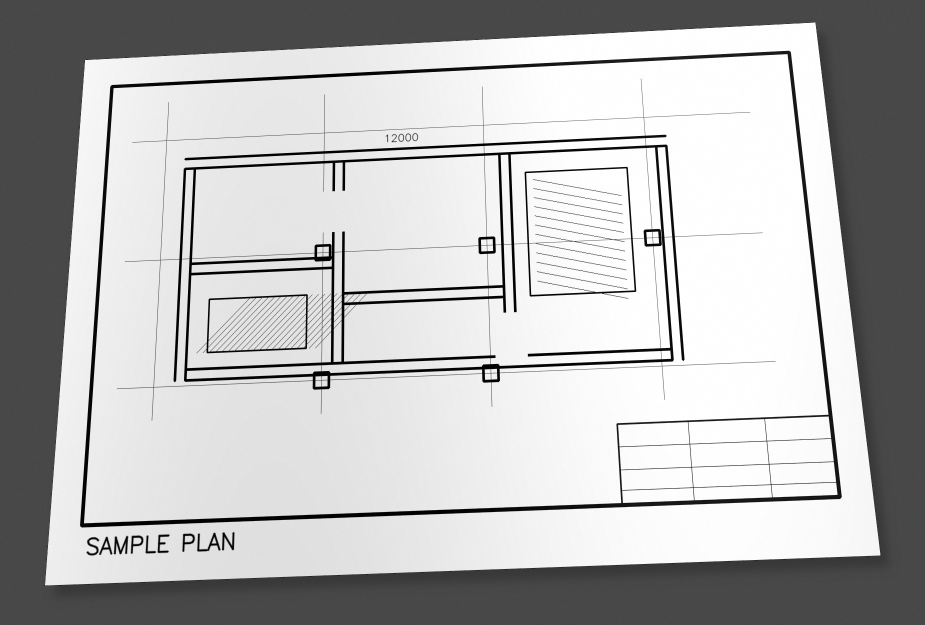
#> input picture cad_photo_to_dxf/dist/CADPhotoToDXF/_internal/samples/test.jpg, 1850 x 1250 px (shown at 1/2 size)
$ python -i source_presentation.py   (imports and definitions only)
#> lines starting #> are read from the running program, lines starting #| are printed output that depends on the picture; after the words box and inside, x2 and y2 are one past the last pixel; in counts of white or black regions, pixels touching at a corner belong together
"""Bounded source-backed presentation, downstream of structural authority.

No OCR semantics or symbol vocabulary. Ambiguous ink remains in its existing
representation; a dark bridge alone never authorizes merging wall boundaries.
"""

from dataclasses import replace
from collections import Counter
from math import hypot

import cv2
import numpy as np

from app.ocr.logo_detection import LogoRegion


LINEWEIGHTS = {"HAIRLINE": 13, "THIN": 25, "MEDIUM": 50, "THICK": 100}


# [49 lines left out: function source_fill_records, not called in this run]


def source_orientation_graphics(gray):
    """Isolated round emblem with a substantial asymmetric filled interior.

    A ring containing ordinary text has no broad filled core. A box, shaft or
    grid junction has no circular perimeter and isolated surrounding paper.
    Nearby detached ink is owned only inside the isolated object's scale-bound
    neighbourhood (e.g. the direction label); no character is recognized.
    """
    # Faint anti-aliased perimeter pixels may establish connectivity; the
    # substantial filled-core test still uses dark source ink below 128.
    ink = (gray < 240).astype(np.uint8)
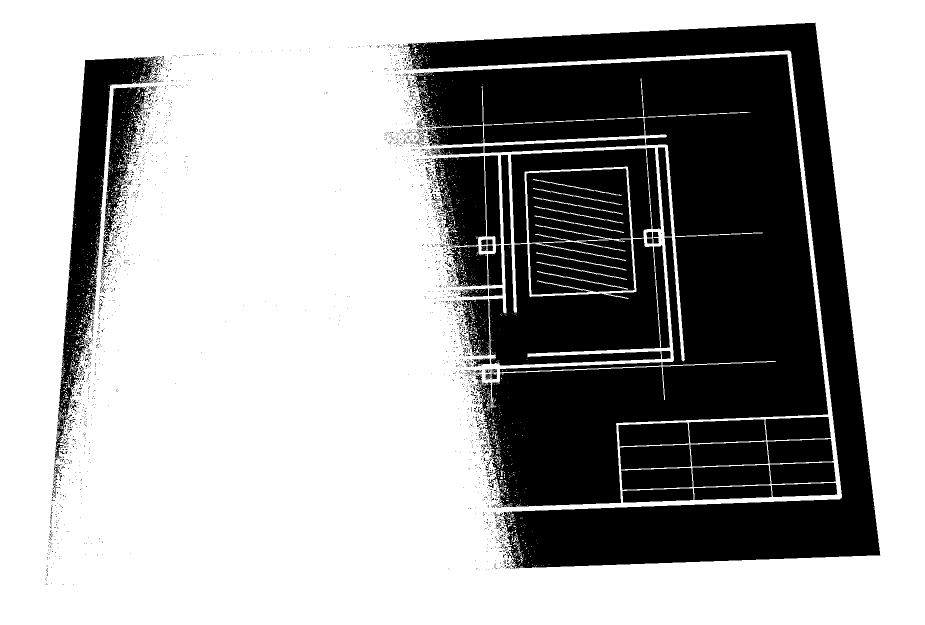
#> ink: shape (1250, 1850) (shown at 1/2 size); values 0 (black) and 1 (white), 64.9% white; 2340 black regions (2204 under 20 px), largest, box (x1, y1, x2, y2) and area: (814, 109, 1656, 1014) 331594, (807, 45, 1761, 1137) 178924, (978, 477, 1322, 731) 51338
    proposal = ink
    count, labels, stats, centers = cv2.connectedComponentsWithStats(proposal, 8)
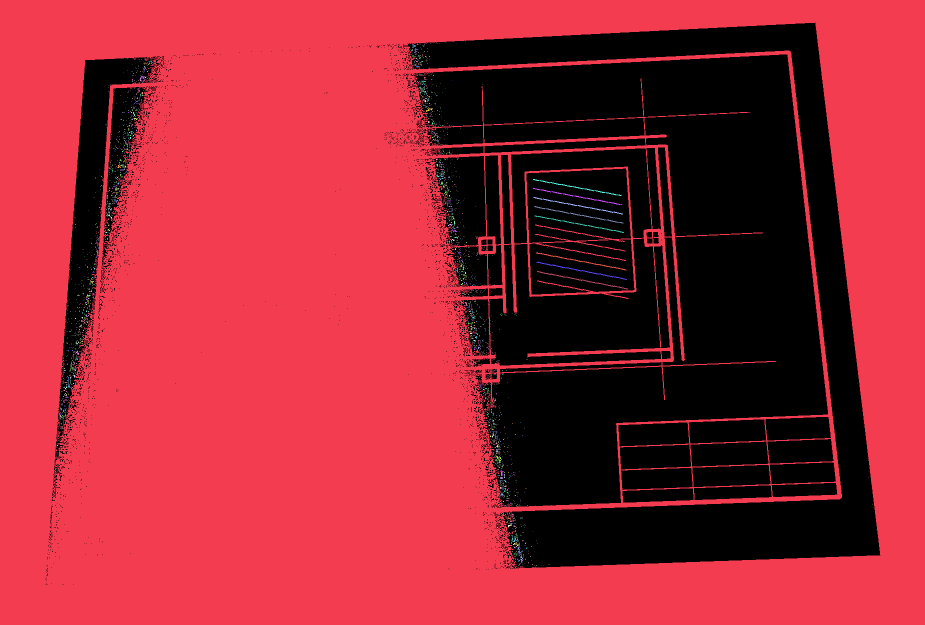
#> labels: shape (1250, 1850) int32 (shown at 1/2 size); 1580 distinct labels, from 0 to 1579; one colour per label, 0 black
#> count = 1580; stats = 1580 rows, first 6: [91, 45, 1670, 1125, 812196], [0, 0, 1850, 1250, 1490354], [891, 85, 1, 1, 1], [838, 87, 1, 1, 1], [861, 86, 1, 1, 1], [874, 87, 1, 1, 1]; centers = 1580 pairs, first value 111 to 1752, second value 85 to 1132
    objects = []
    for i in range(1, count):
        x, y, w, h, area = map(int, stats[i])
        if (
            min(w, h) < 20
            or max(w, h) > min(gray.shape) * 0.45
            or not 0.85 < w / h < 1.18
        ):
            continue
        radius = (w + h) / 4
        internal = [
            int(j)
            for j in np.unique(labels[y : y + h, x : x + w])
            if j not in (0, i)
            and stats[j, 0] >= x
            and stats[j, 1] >= y
            and stats[j, 0] + stats[j, 2] <= x + w
            and stats[j, 1] + stats[j, 3] <= y + h
        ]
        proposal_mask = np.isin(labels[y : y + h, x : x + w], [i, *internal]).astype(
            np.uint8
        )
        mask = proposal_mask * ink[y : y + h, x : x + w]
        area = int(mask.sum())
        if not 0.08 < area / (np.pi * radius**2) < 0.55:
            continue
        contours, hierarchy = cv2.findContours(
            proposal_mask, cv2.RETR_CCOMP, cv2.CHAIN_APPROX_NONE
        )
        if hierarchy is None or not np.any(hierarchy[0, :, 3] >= 0):
            continue
        outer = max(contours, key=cv2.contourArea).reshape(-1, 2)
        center = np.array([(w - 1) / 2, (h - 1) / 2])
        distances = np.linalg.norm(outer - center, axis=1)
        if np.mean(np.abs(distances - radius) < radius * 0.10) < 0.88:
            continue
        if (
            cv2.distanceTransform(
                mask * (gray[y : y + h, x : x + w] < 128), cv2.DIST_L2, 3
            ).max()
            < radius * 0.12
        ):
            continue
        yy, xx = np.where(mask)
        inner = (
            np.linalg.norm(np.column_stack((xx, yy)) - center, axis=1) < radius * 0.75
        )
        if inner.sum() < np.pi * radius**2 * 0.045:
            continue
        eigenvalues = np.linalg.eigvalsh(
            np.cov(np.column_stack((xx[inner], yy[inner])).T)
        )
        if eigenvalues[-1] / max(eigenvalues[0], 1) < 2.5:
            continue
        cx, cy = x + center[0], y + center[1]
        # Exclude any long continuing component entering the object's halo.
        nearby = []
        veto = False
        halo = int(np.ceil(radius * 1.65))
        ax, ay = max(0, int(cx) - halo), max(0, int(cy) - halo)
        bx, by = (
            min(gray.shape[1], int(cx) + halo + 1),
            min(gray.shape[0], int(cy) + halo + 1),
        )
        hy, hx = np.indices((by - ay, bx - ax))
        neighbourhood = labels[ay:by, ax:bx][
            (hx + ax - cx) ** 2 + (hy + ay - cy) ** 2 < (radius * 1.65) ** 2
        ]
        for j in np.unique(neighbourhood):
            if j == 0:
                continue
            if j == i or j in internal:
                continue
            a, b, c, d, pixels = map(int, stats[j])
            dx = max(a - cx, cx - (a + c), 0)
            dy = max(b - cy, cy - (b + d), 0)
            if hypot(dx, dy) > radius * 1.65:
                continue
            if max(c, d) > radius * 0.9:
                veto = True
                break
            if pixels >= 4:
                nearby.append(j)
        if veto:
            continue
        members = [i, *internal, *nearby]
        left = min(int(stats[j, 0]) for j in members)
        top = min(int(stats[j, 1]) for j in members)
        right = max(int(stats[j, 0] + stats[j, 2]) for j in members)
        bottom = max(int(stats[j, 1] + stats[j, 3]) for j in members)
        owned = (
            np.isin(labels[top:bottom, left:right], members).astype(np.uint8)
            * ink[top:bottom, left:right]
            * 255
        )
        objects.append(
            LogoRegion(
                (left, top, right - left, bottom - top),
                owned,
                1.0,
                int(np.sum(hierarchy[0, :, 3] >= 0)),
                len(contours),
                visual_kind="engineering_graphic",
                density=float(owned.mean() / 255),
            )
        )
#> this loop made 1579 passes
#> (x, y, w, h) on passes 1, 8, 14: (0, 0, 1850, 1250), (824, 89, 8, 6), (828, 96, 9, 11)
#> after the loop, objects = []
    return tuple(objects)


# [218 lines left out: functions stroke_profile, lineweight_record, stroke_presentation, not called in this run]

>>> import cv2
>>> picture = cv2.imread('../../dist/CADPhotoToDXF/_internal/samples/test.jpg', cv2.IMREAD_GRAYSCALE)
>>> result = source_orientation_graphics(picture)
#> result = ()
